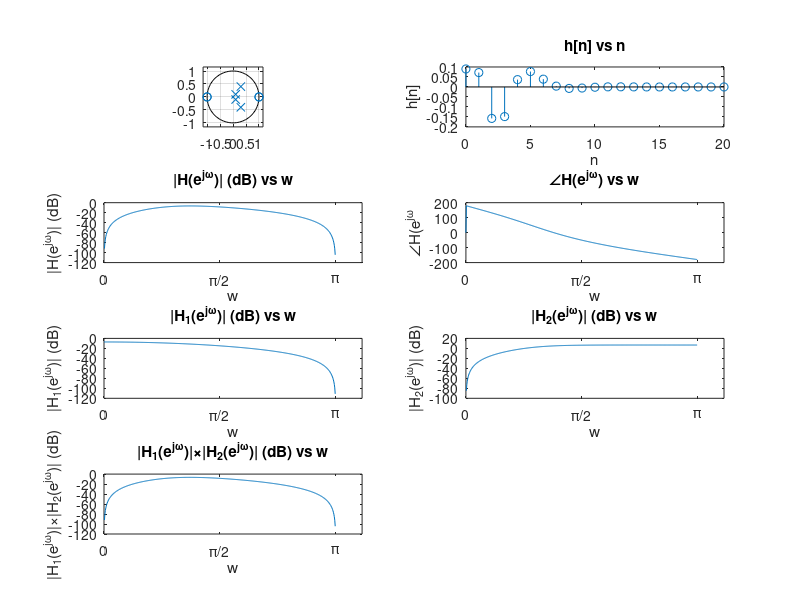

Write the MATLAB code that produced this figure. (Note: this script raises an error after producing the figure.)
clear all; clc;

%%
b = 0.09 * conv([1,-2,1], [1,2,1]);
a = conv([1,-0.6,0.25],[1,-0.2,0.02]);
figure(1);
subplot(4,2,1);
zplane(b,a);

%%
[r, p, k] = residuez(b, a);
n = 0:20;
hn = r(1)*p(1).^n + r(2)*p(2).^n + r(3)*p(3).^n + r(4)*p(4).^n;
hn(1) = hn(1)+k;
subplot(4,2,2);
stem(n, hn);
title('h[n] vs n');
xlabel('n');
ylabel('h[n]');

%%
[H,w] = freqz(b,a);

subplot(4,2,3);
plot(w,mag2db(abs(H)));
title('|H(e^j^\omega)| (dB) vs w');
xticks([0, pi/2, pi]);
xticklabels({'0', '\pi/2', '\pi'});
xlabel('w');
ylabel('|H(e^j^\omega)| (dB)');

subplot(4,2,4);
plot(w,angle(H)*360/2/pi);
title('\angleH(e^j^\omega) vs w');
xticks([0, pi/2, pi]);
xticklabels({'0', '\pi/2', '\pi'});
xlabel('w');
ylabel('\angleH(e^j^\omega');

%%
sos = zp2sos([1, 1, -1, -1], p, 0.09);
display(sos);

%%
b1 = sos(1, 1:3);
a1 = sos(1, 4:6);
[H1,w1] = freqz(b1,a1);

subplot(4,2,5);
plot(w,mag2db(abs(H1)));
title('|H_1(e^j^\omega)| (dB) vs w');
xticks([0, pi/2, pi]);
xticklabels({'0', '\pi/2', '\pi'});
xlabel('w');
ylabel('|H_1(e^j^\omega)| (dB)');

b2 = sos(2, 1:3);
a2 = sos(2, 4:6);
[H2,w2] = freqz(b2,a2);

subplot(4,2,6);
plot(w,mag2db(abs(H2)));
title('|H_2(e^j^\omega)| (dB) vs w');
xticks([0, pi/2, pi]);
xticklabels({'0', '\pi/2', '\pi'});
xlabel('w');
ylabel('|H_2(e^j^\omega)| (dB)');

subplot(4,2,7);
plot(w,mag2db(abs(H1).*abs(H2)));
title('|H_1(e^j^\omega)|\times|H_2(e^j^\omega)| (dB) vs w');
xticks([0, pi/2, pi]);
xticklabels({'0', '\pi/2', '\pi'});
xlabel('w');
ylabel('|H_1(e^j^\omega)|\times|H_2(e^j^\omega)| (dB)');

disp("Comparing (c) and (e)")
compareFunctions(mag2db(abs(H)), mag2db(abs(H1).*abs(H2)))
disp(" ")

%%
xn = zeros(1,21);
xn(1) = 1;
yn = filter(b,a,xn);
subplot(4,2,8)
stem(n, yn);
title('y[n] vs n');
xlabel('n');
ylabel('y[n]');

disp("Comparing (b) and (f)")
compareFunctions(hn, yn)


%%
function compareFunctions (x1, x2)
    len = length(x1);
    identical = true;
    for i = 1:len
        if abs(x1(i)-x2(i)) > 1e-10
            identical = false;
            break;
        end
    end

    if identical
        disp("The functions are identical.")
    else
        disp("The functions are not identical.");
    end   
end